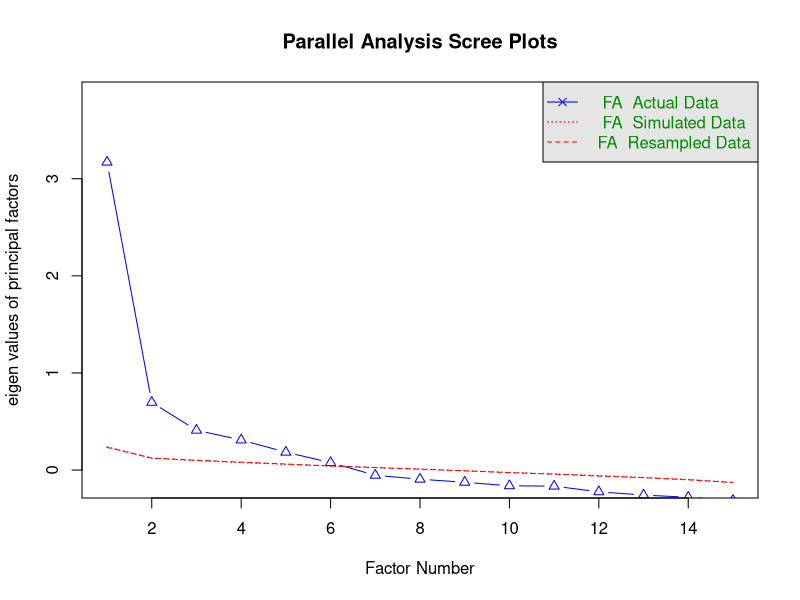
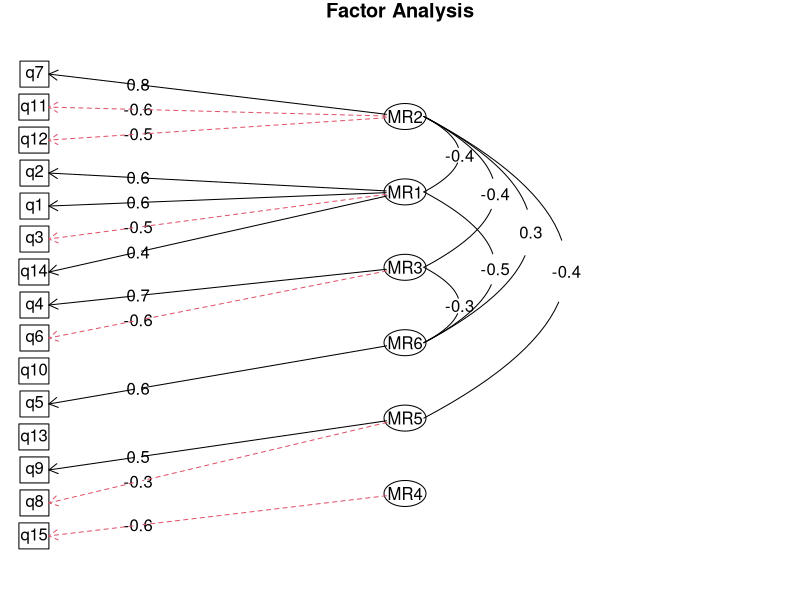
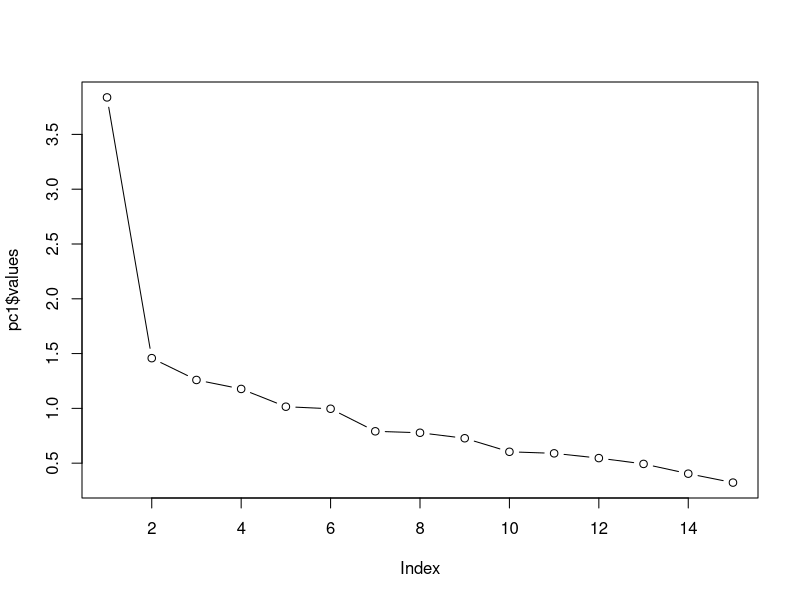

The R source for these figures, in order:
## ---- chunk 1
knitr::opts_chunk$set(echo = FALSE)
## ---- chunk 2
library(readxl)
library(dplyr)
survey <- read_excel('WV6.xlsx') # load data
mydata <- select(survey, 11,12,24,25,57,58,62,102,104,201,306,307,309,311,319) # select questions
## ---- chunk 3
library(tidyverse)
names(mydata)[1] <- "q1"
names(mydata)[2] <- "q2"
names(mydata)[3] <- "q3"
names(mydata)[4] <- "q4"
names(mydata)[5] <- "q5"
names(mydata)[6] <- "q6"
names(mydata)[7] <- "q7"
names(mydata)[8] <- "q8"
names(mydata)[9] <- "q9"
names(mydata)[10] <- "q10"
names(mydata)[11] <- "q11"
names(mydata)[12] <- "q12"
names(mydata)[13] <- "q13"
names(mydata)[14] <- "q14"
names(mydata)[15] <- "q15" # rename column names
mydata[mydata < 0] <- NA # replace negative values with NA
mydata <- drop_na(mydata) # Drop rows containing missing values
## ---- chunk 4
library(psych) 
library(GPArotation)
parallel <- fa.parallel(mydata, fm = 'minres', fa = 'fa') # parallel analysis
## ---- chunk 5
sixfactor <- fa(mydata,nfactors = 6,rotate = "oblimin",fm="minres") # 6 factor analysis
print(sixfactor$loadings,cutoff = 0.3)
## ---- chunk 6
fa.diagram(sixfactor)
## ---- chunk 7
library(corpcor)
suvMatrix <- cor(mydata) # create a mtrix to show correlations
head(round(suvMatrix, 2))
## ---- chunk 8
cortest.bartlett(mydata) # run Bartlett’s test
## ---- chunk 9
det(suvMatrix) # get the determinant
## ---- chunk 10
pc1 <- principal(mydata, nfactors=15, rotate="none")
plot(pc1$values, type="b") # scree plot
## ---- chunk 11
pc2 <- principal(mydata, nfactors=6, rotate="none")
# factor.model(pc2$loadings)
residuals<-factor.residuals(suvMatrix, pc2$loadings)
residuals<-as.matrix(residuals[upper.tri(residuals)])
## ---- chunk 12
large.resid<-abs(residuals) > 0.05
# proportion of the large residuals
sum(large.resid)/nrow(residuals)
